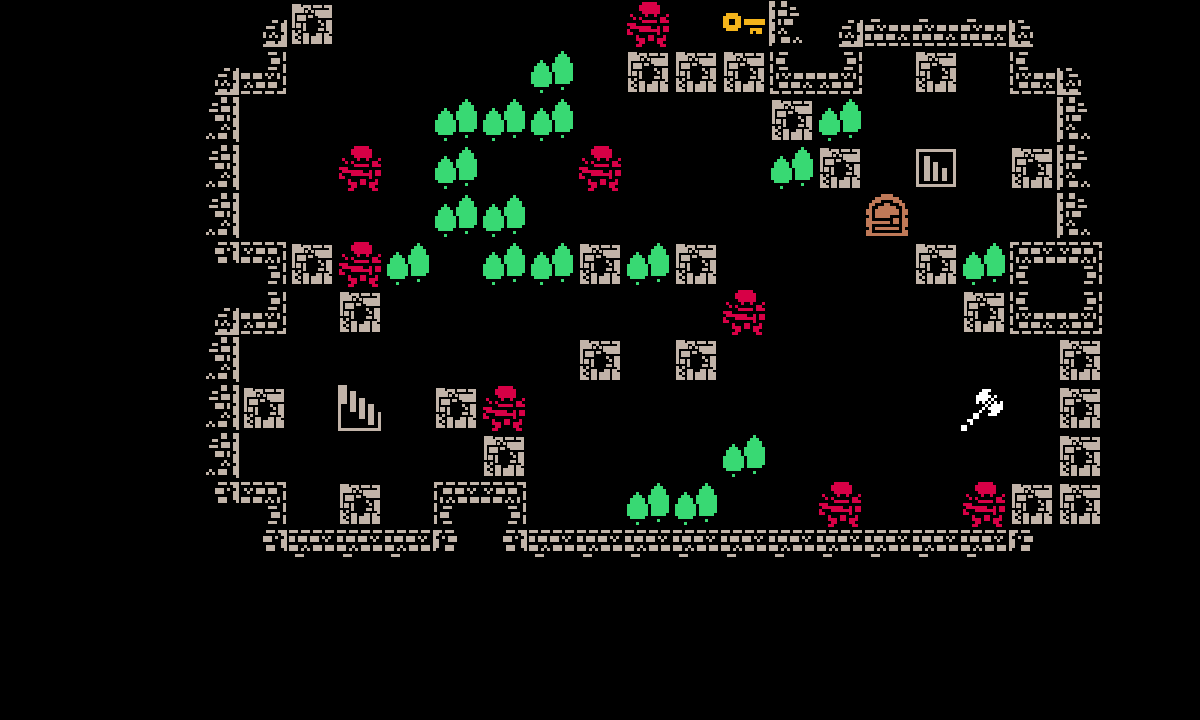

This game map was drawn from its Tiled (.tmx) file and the tilesets committed beside it. A one-line description and the trimmed map source follow:
An orthogonal 25x15 tile map with 48x48 px tiles, 1 tile layer (Tile Layer 1).

<map version="1.2" tiledversion="1.2.4" orientation="orthogonal" renderorder="right-down" width="25" height="15" tilewidth="48" tileheight="48" infinite="0" nextlayerid="2" nextobjectid="1">
 <tileset firstgid="1" source="TileSet.tsx" />
 <layer id="1" name="Tile Layer 1" width="25" height="15">
  <data>[375 cells, 106 non-empty, 20 distinct tile ids]</data>
 </layer>
</map>